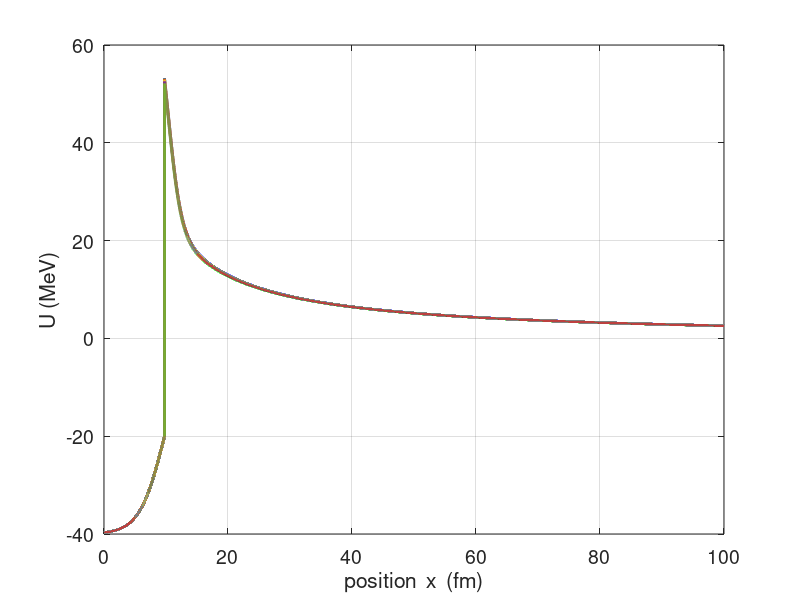

This chart was generated by the following MATLAB code:
% se_alphaB1.m

% Solutions to [1D]time independent Schrodinger Equation
% Finite Difference Method: ALPHA DECAY
% Nuclear Potentials Models
% Ian Cooper
% School of Physics, University of Sydney
% email: ian.cooper@sydney.edu.au
% ../mphome.htm

close all
clear 
clc

% INPUTS ==============================================================
% Atomic number
Z = 92;
% Mass number
A = 238;
% Potential well depth: U0 > 0 [MeV]   
U0 = 40;
% Max radial coordinate [fm] 
xMax = 100;
% Number of x gris points (odd number)                 
N = 99009;                   


% CONSTANTS ===========================================================
   h = 6.62607004e-34;         % Planck constant [J.s]
   e = 1.602e-19;              % Fundamanetal charge [C]
   eps0 = 8.854187e-12;        % permittivity of free space [S.I. units]
   mA = 6.64465675e-27;        % mass of alpha particle [kg]
   
   
% SETUP ===============================================================
   Ese = 1e6*e;                         % Energy scaling factor  
   Lse = 1e-15;                         % Length scaling factor
   hbar = h/(2*pi);                     % hbar
   Cse = -hbar^2/(2*mA) / (Lse^2*Ese);  % Schrodinger Eq constant    
   k = 1/(4*pi*eps0);                   % Coulomb constant
   K = k*2*(Z-2)*e^2/(Ese*Lse);         % Cacluation constant
   R0 = 1.26 * (4^(1/3) + (A-4)^(1/3)); % Potential Well width
      
% Radial coodinates [fm]
   x = linspace(0, xMax,N);
   dx = x(2)-x(1);
% Potential [meV] 
   U = -U0 .* ones(1,N); 

   % Angular momentum quantum number L
figure(1)
set(gcf,'color',[1 1 1]);
set(gcf,'Units','Normalized') 
set(gcf,'Position',[0.1 0.1 0.3 0.4]) 
set(gca,'fontsize',14);

a = 2;
U =  -U0./(1+exp((x-R0)./a));   
for  L = 0:4  
  for n = 2:N
    if x(n) >  R0
      U(n) = K/x(n) + Cse*L*(L+1)/x(n)^2 + U0 / (1+ exp((x(n)-R0))/a);
    end
  end

  plot(x,U,'lineWidth',2)
  hold on
end

xlabel('position  x  (fm)','fontsize',14)
ylabel('U (MeV)','fontsize',14);
set(gca,'fontsize',14);
box on
grid on
